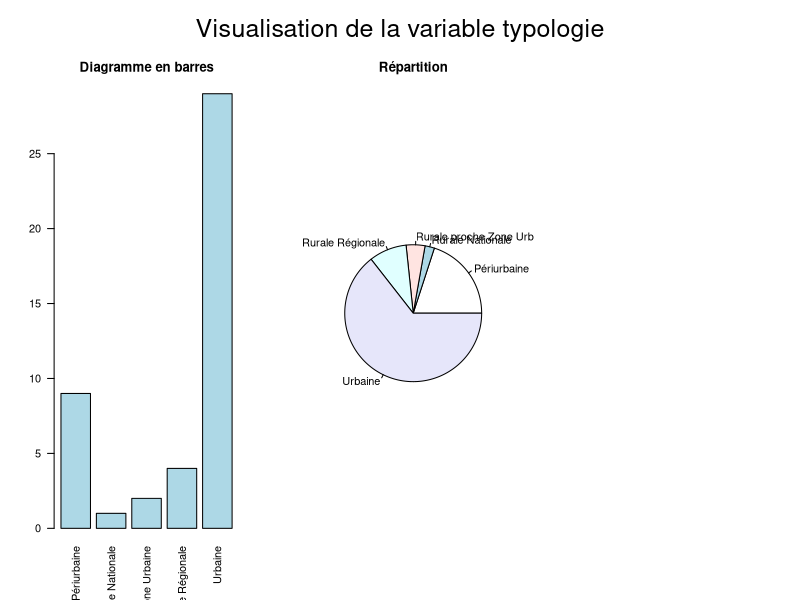
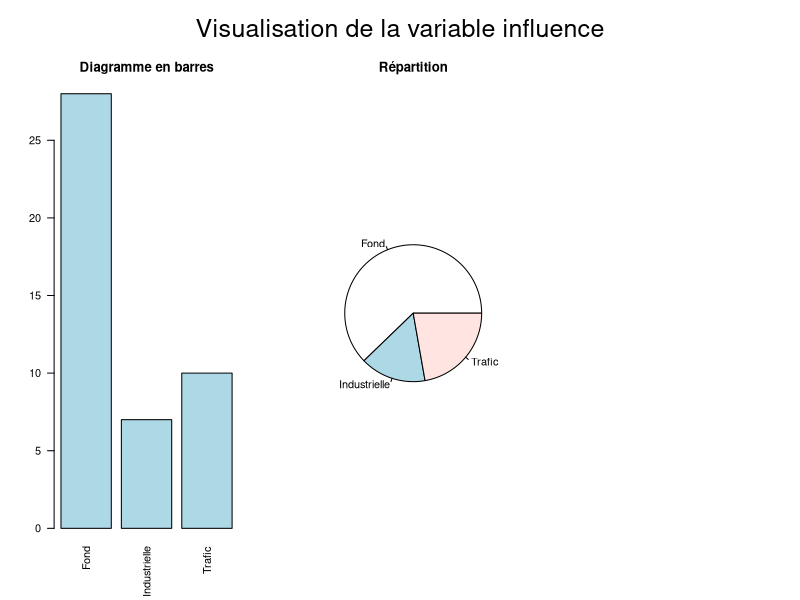
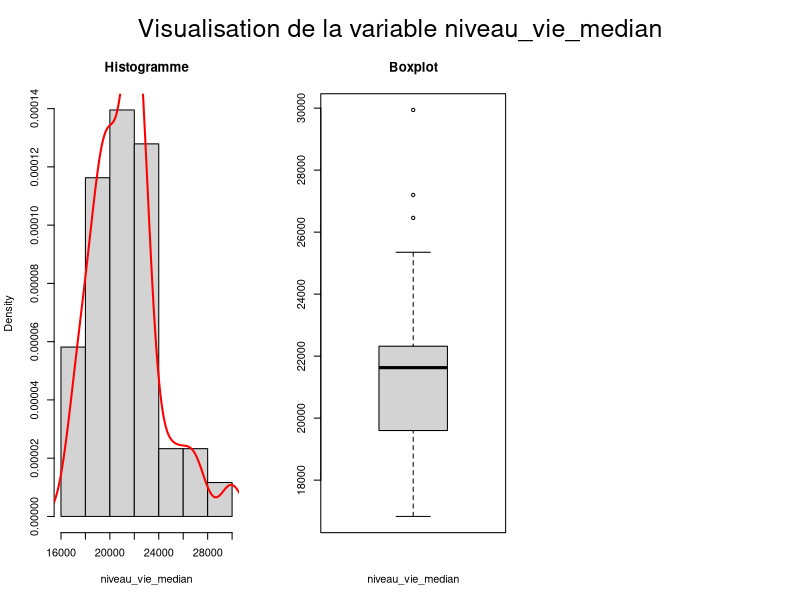
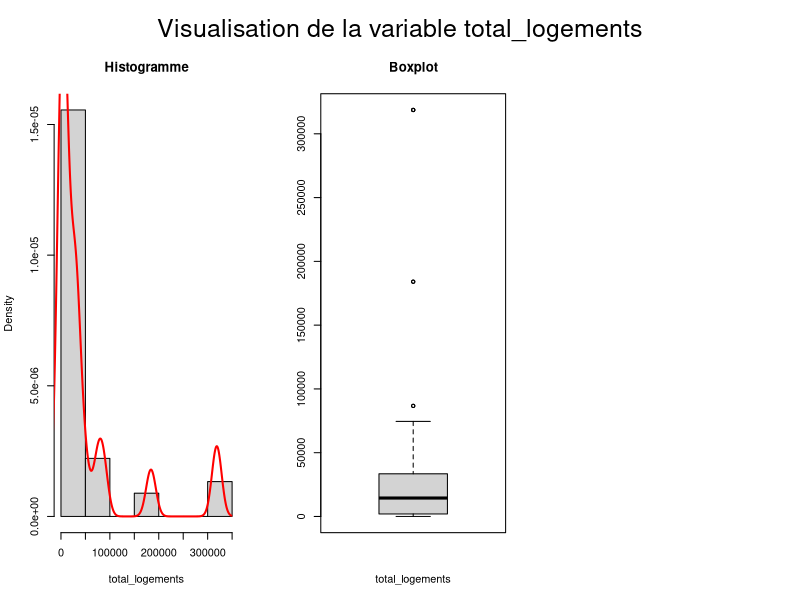
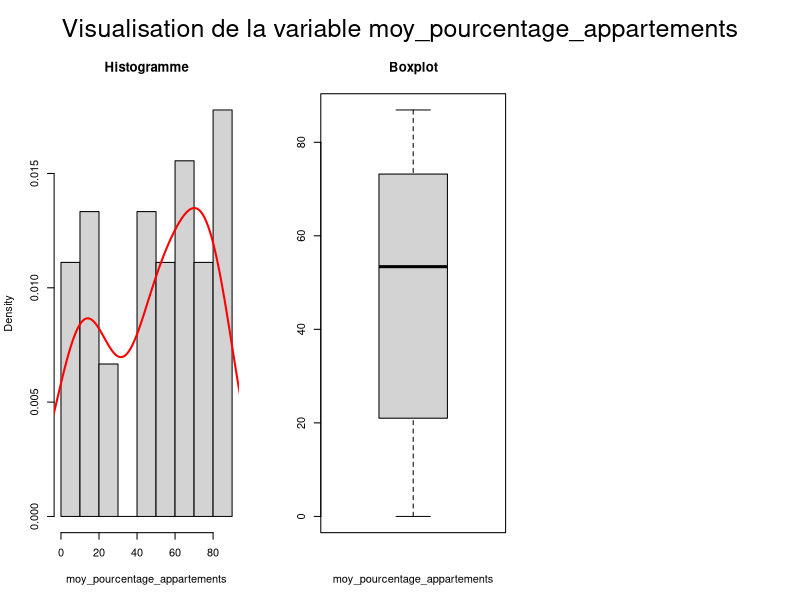
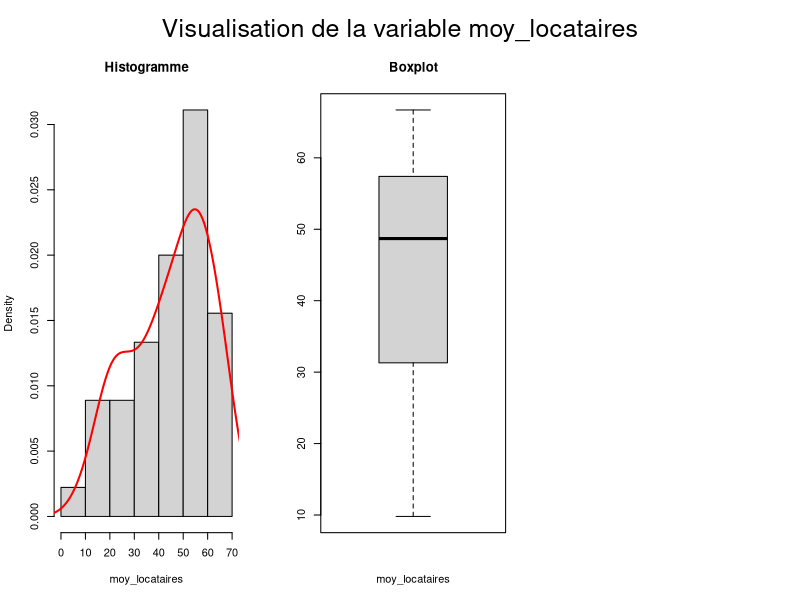
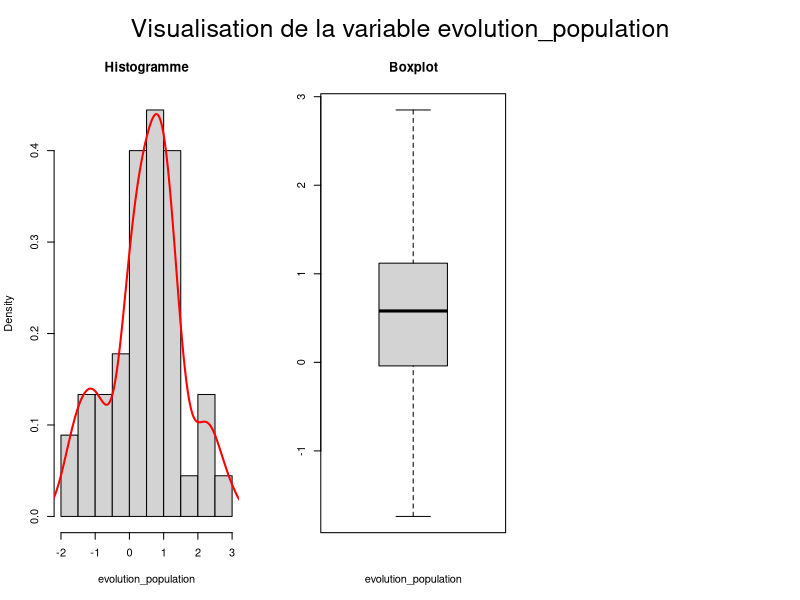
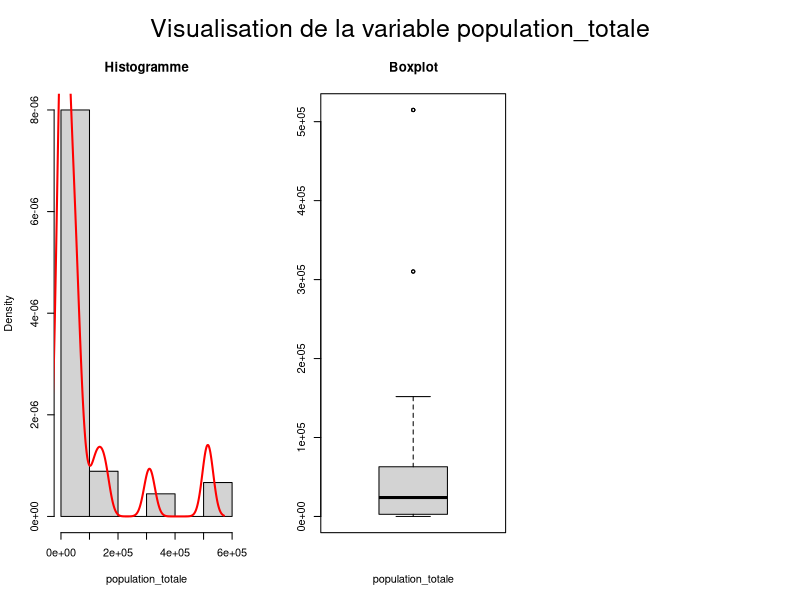

Here is the R script that generated these plots, in order:
## ---- chunk 1
dt <- read.csv(file="../../donnees/nettoyees/problematic_03.csv")
## ---- chunk 2
makeVisualisation <- function(dataframe_, colname_) {
  
  x <- dataframe_[[colname_]]
  
  par(mfrow = c(1, 3), oma = c(0, 0, 3, 0))
  
  # CAS 1 : variable numérique
  if (is.numeric(x)) {
    
    hist(x,probability = TRUE,main = "Histogramme",xlab = colname_)
    lines(density(x, na.rm = TRUE), col = "red", lwd = 2)
    boxplot(x,main = "Boxplot",xlab = colname_)
  } else {
    
    # CAS 2 : variable qualitative
    tab <- table(x)
    barplot(tab,main = "Diagramme en barres",col = "lightblue",las = 2)
    pie(tab,main = "Répartition")
  }
  mtext(paste("Visualisation de la variable", colname_),
      outer = TRUE,
      cex = 1.5)
}
## ---- chunk 3
numerical_columns <- c(
    "typologie",
    "influence",
    "niveau_vie_median",
    "total_logements",
    "moy_pourcentage_appartements",
    "moy_locataires",
    "evolution_population",
    "population_totale",
    "taux_activite"                                                    
)
## ---- chunk 4
for (numcol in numerical_columns) {
    makeVisualisation(dt, numcol)
}
